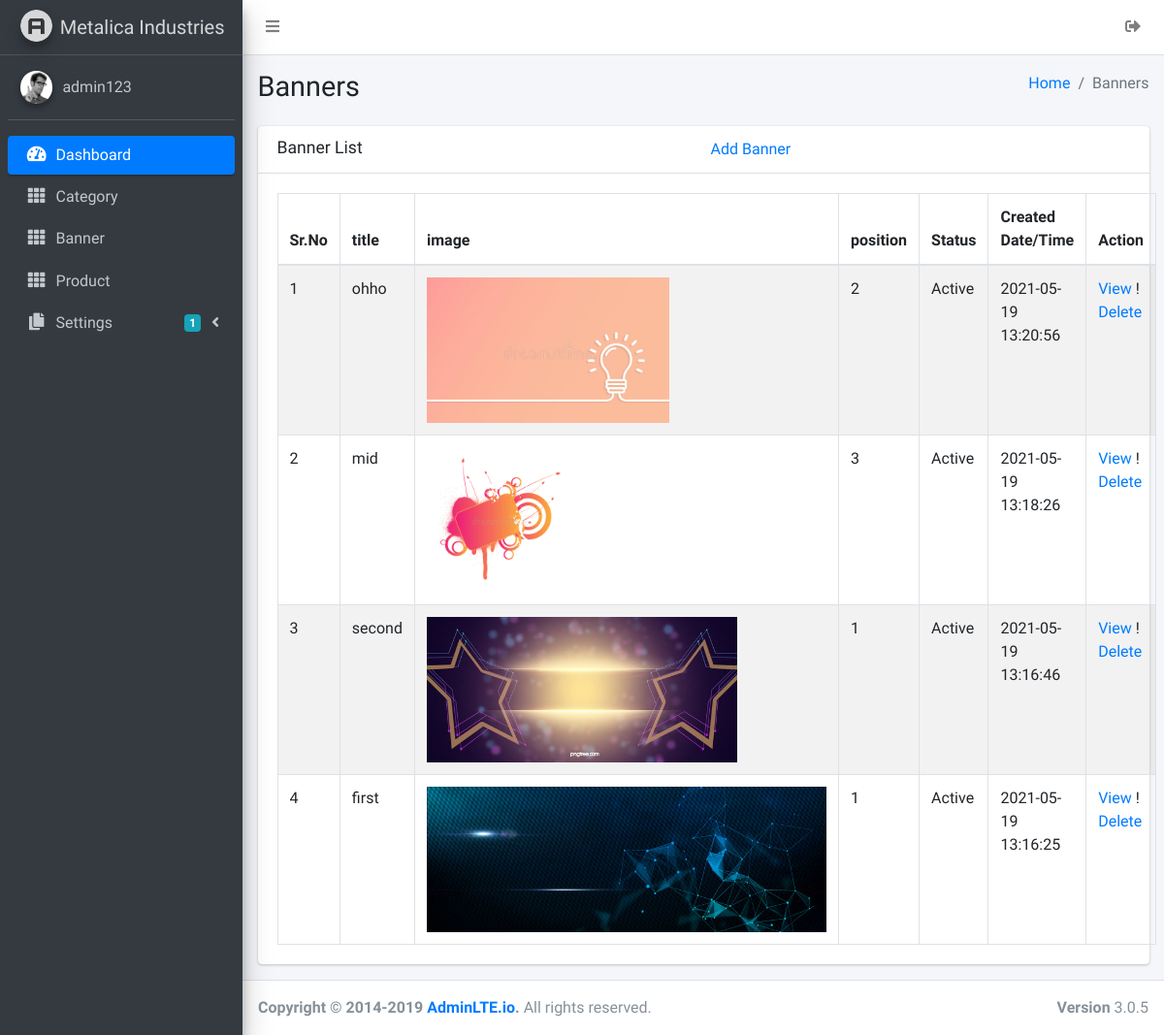
Page /admin/banner_viewall.php (signed in) on the committed database.
### tables this page shows
CREATE TABLE `m_banners` (
  `b_id` int(11) NOT NULL,
  `b_image` text NOT NULL,
  `b_title` varchar(255) NOT NULL,
  `b_position` int(11) NOT NULL,
  `b_status` varchar(255) NOT NULL,
  `b_createdat` timestamp NOT NULL DEFAULT current_timestamp(),
  `b_updatedat` timestamp NOT NULL DEFAULT current_timestamp() ON UPDATE current_timestamp()
);

### admin/banner_viewall.php (the view, shortened to what this page needs)
 <?php
    include('layouts/header.php');
 ?>
    <body class="hold-transition sidebar-mini">
    <div class="wrapper">
  <?php
  include('layouts/navbar.php');
   include('layouts/sidebar.php');
 ?>
    <div class="content-wrapper">
    <section class="content-header">
      <div class="container-fluid">
        <div class="row mb-2">
          <div class="col-sm-6">
            <h1>Banners</h1>
          </div>
          <div class="col-sm-6">
            <ol class="breadcrumb float-sm-right">
              <li class="breadcrumb-item"><a href="#">Home</a></li>
              <li class="breadcrumb-item active">Banners</li>
            </ol>
          </div>
        </div>
      </div>
    </section>
    <section class="content">
      <div class="container-fluid">
        <div class="row">
          <div class="col-12">
            <div class="card">
              <div class="card-header">
                <div class="row">
                  <div class="col-md-6">
                     <h3 class="card-title">Banner List</h3>
                  </div>
                  <div class="col-md-6">
                   <a href="banner_add.php">Add Banner</a>
                  </div>
                </div>
              </div>
              <div class="card-body">
                <table id="example1" class="table table-bordered table-striped">
                  <thead>
                  <tr>
                    <th>Sr.No</th>
                     <th>title</th>
                    <th>image</th>
                    <th>position</th>
                    <th>Status</th>
                    <th>Created Date/Time</th>
                    <th>Action</th>
                  </tr>
                  </thead>
                  <tbody>
                    <?php
                    include('../connection/dbcon.php');
  $qry="SELECT * FROM `m_banners` WHERE  `b_status`='Active' order by b_id desc ";
 $run=mysqli_query($con,$qry);
 $cunt=1;
                 foreach($run as $c):
                    ?>
                    <tr>
                    <td><?php echo $cunt++ ?></td>
                     <td><?php echo $c['b_title'] ?></td>
                  <td>
                 <img src="banner_images/<?php echo $c['b_image']?>" style="height: 150px; width: 300;">
                      </td>
                       <td><?php echo $c['b_position'] ?></td>
                    <td><?php echo $c['b_status'] ?></td>
                    <td><?php echo $c['b_createdat'] ?></td>
                    <td>
                     <a href="banner_add.php?b_id=<?php echo $c['b_id'] ?>">View</a> !  <a href="banner_add.php?b_id_delete=<?php echo $c['b_id'] ?>">Delete</a>
                    </td>
                  </tr>
                <?php
              endforeach;
                ?>
                  </tbody>
                </table>
              </div>
            </div>
          </div>
        </div>
      </div>
    </section>
  </div>
 <?php
include('layouts/footer.php');
?>

### admin/layouts/header.php (shortened to what this page needs)
<!DOCTYPE html>
<html>
<head>
  <link rel="stylesheet" href="plugins/fontawesome-free/css/all.min.css">
  <link rel="stylesheet" href="https://code.ionicframework.com/ionicons/2.0.1/css/ionicons.min.css">
  <link rel="stylesheet" href="plugins/tempusdominus-bootstrap-4/css/tempusdominus-bootstrap-4.min.css">
  <link rel="stylesheet" href="plugins/icheck-bootstrap/icheck-bootstrap.min.css">
  <link rel="stylesheet" href="plugins/jqvmap/jqvmap.min.css">
  <link rel="stylesheet" href="dist/css/adminlte.min.css">
  <link rel="stylesheet" href="plugins/overlayScrollbars/css/OverlayScrollbars.min.css">
  <link rel="stylesheet" href="plugins/daterangepicker/daterangepicker.css">
  <link rel="stylesheet" href="plugins/summernote/summernote-bs4.css">
</head>

### admin/layouts/navbar.php
<nav class="main-header navbar navbar-expand navbar-white navbar-light">
  <ul class="navbar-nav">
    <li class="nav-item">
      <a class="nav-link" data-widget="pushmenu" href="#" role="button"><i class="fas fa-bars"></i></a>
    </li>
  </ul>
  <ul class="navbar-nav ml-auto">
    <li class="nav-item">
      <a class="nav-link"  href="../connection/logout.php" role="button">
        <i class="fas fa-sign-out-alt"></i>
      </a>
    </li>
  </ul>
</nav>

### admin/layouts/sidebar.php (shortened to what this page needs)
<aside class="main-sidebar sidebar-dark-primary elevation-4">
  <a href="index3.html" class="brand-link">
    <img src="dist/img/AdminLTELogo.png" alt="AdminLTE Logo" class="brand-image img-circle elevation-3"
         style="opacity: .8">
    <span class="brand-text font-weight-light">Metalica Industries</span>
  </a>
  <div class="sidebar">
    <div class="user-panel mt-3 pb-3 mb-3 d-flex">
      <div class="image">
        <img src="dist/img/user2-160x160.jpg" class="img-circle elevation-2" alt="User Image">
      </div>
      <div class="info">
        <a href="#" class="d-block"><?php  echo $_SESSION['u_username']; ?></a>
      </div>
    </div>
    <nav class="mt-2">
      <ul class="nav nav-pills nav-sidebar flex-column" data-widget="treeview" role="menu" data-accordion="false">
        <li class="nav-item has-treeview menu-open">
          <a href="index.php" class="nav-link active">
            <i class="nav-icon fas fa-tachometer-alt"></i>
            <p>
              Dashboard
            </p>
          </a>
        </li>
        <li class="nav-item">
          <a href="category_viewall.php" class="nav-link">
            <i class="nav-icon fas fa-th"></i>
            <p>
              Category
            </p>
          </a>
        </li>
        <li class="nav-item">
          <a href="banner_viewall.php" class="nav-link">
            <i class="nav-icon fas fa-th"></i>
            <p>
              Banner
            </p>
          </a>
        </li>
         <li class="nav-item">
          <a href="product_viewall.php" class="nav-link">
            <i class="nav-icon fas fa-th"></i>
            <p>
              Product
            </p>
          </a>
        </li>
        <li class="nav-item has-treeview">
          <a href="#" class="nav-link">
            <i class="nav-icon fas fa-copy"></i>
            <p>
              Settings
              <i class="fas fa-angle-left right"></i>
              <span class="badge badge-info right">1</span>
            </p>
          </a>
        </li>
      </ul>
    </nav>
  </div>
</aside>

### admin/layouts/footer.php (shortened to what this page needs)
 <footer class="main-footer">
    <strong>Copyright &copy; 2014-2019 <a href="http://adminlte.io">AdminLTE.io</a>.</strong>
    All rights reserved.
    <div class="float-right d-none d-sm-inline-block">
      <b>Version</b> 3.0.5
    </div>
  </footer>
</div>
</body>
</html>

### rows in the picture
m_banners: b_title "ohho", b_image (picture), b_position "2", b_status "Active", b_createdat "2021-05-19 13:20:56"
m_banners: b_title "mid", b_image (picture), b_position "3", b_status "Active", b_createdat "2021-05-19 13:18:26"
m_banners: b_title "second", b_image (picture), b_position "1", b_status "Active", b_createdat "2021-05-19 13:16:46"
m_banners: b_title "first", b_image (picture), b_position "1", b_status "Active", b_createdat "2021-05-19 13:16:25"

### other values in the picture
$_SESSION['u_username'] "admin123"
